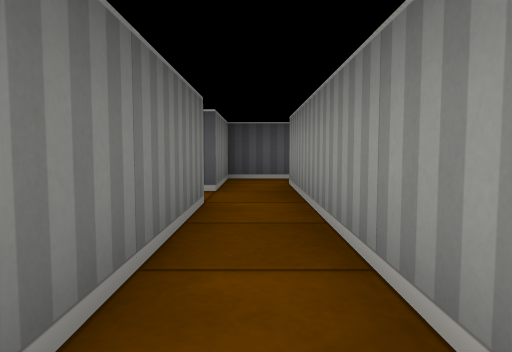
view 1 (above)

14 first-person views from a walk through a cub3D level. The camera is about half as high as the walls, tilts 4° down and sees 70° across. The floor is counted in squares. Each view is taken from the middle of a square. On the plan, view 1 faces up. The plan holds only what a view shows up to about 9 squares ahead; the rest is blank.

view 2
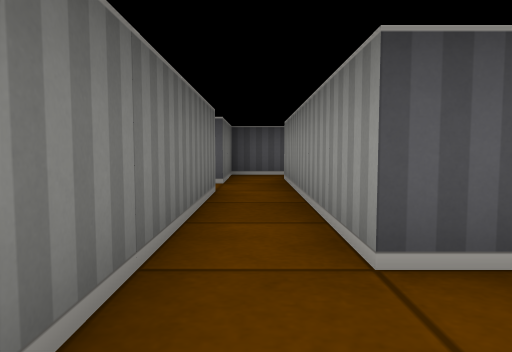

view 3
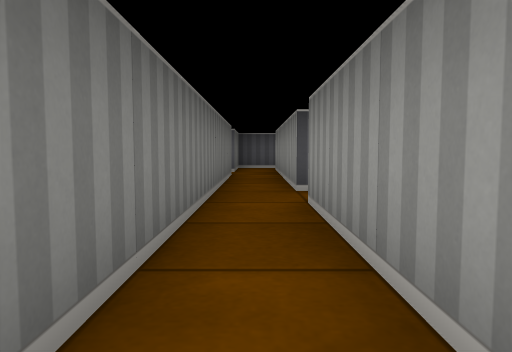

view 4
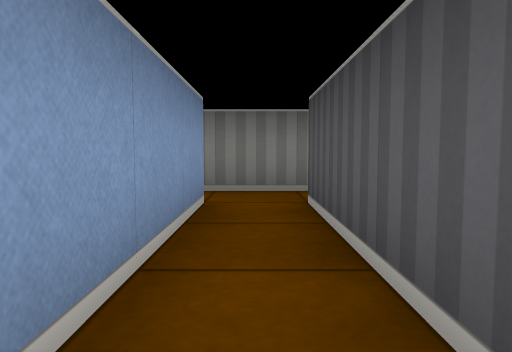

view 5
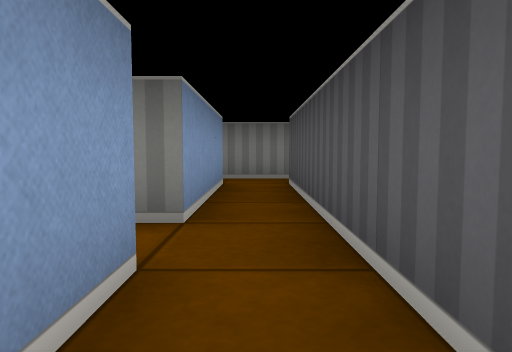

view 6
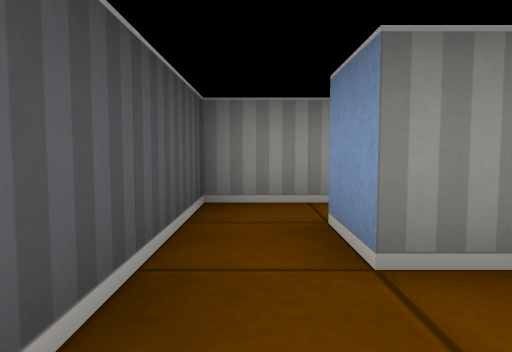

view 7
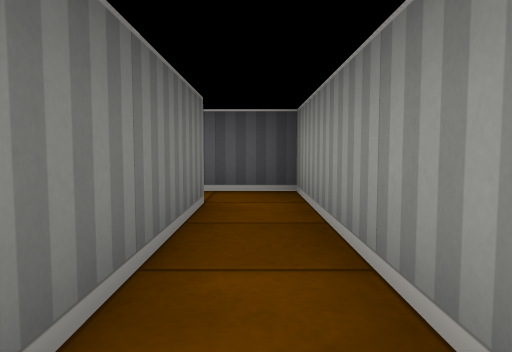

view 8
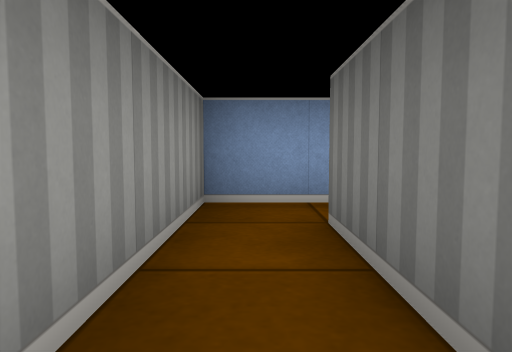

view 9
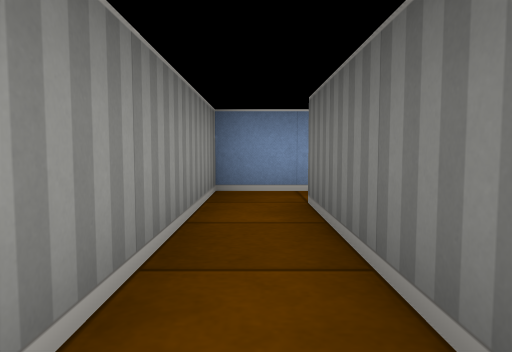

view 10
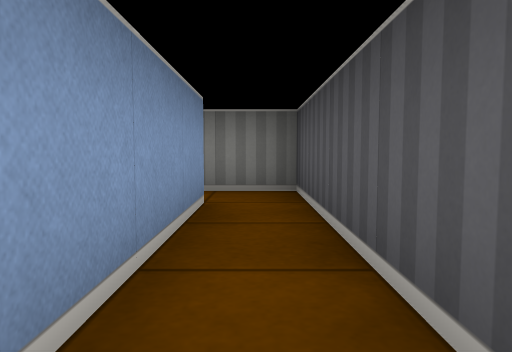

view 11
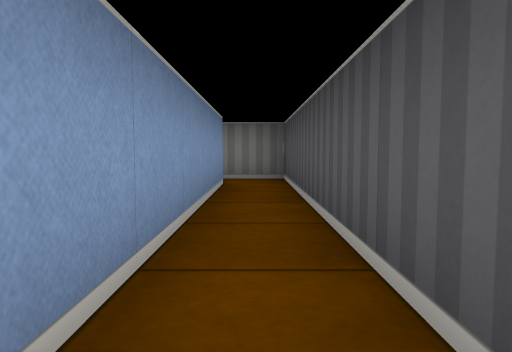

view 12
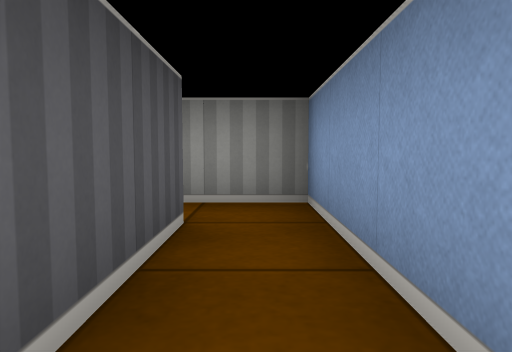

view 13
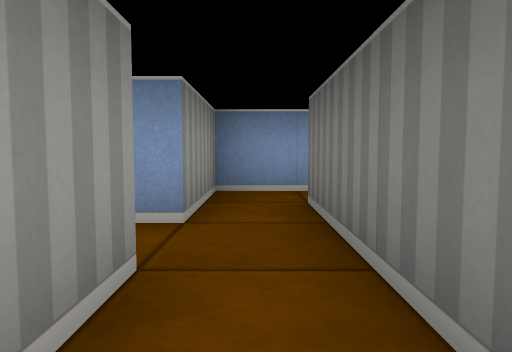

view 14
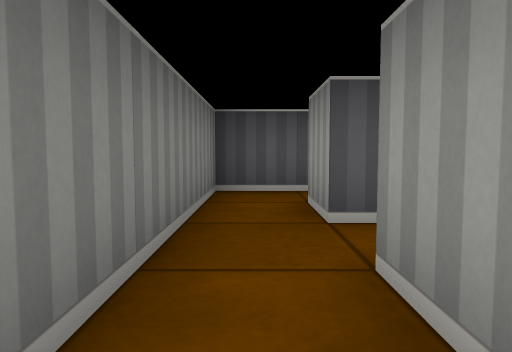

### Floor plan
Ten units are one square. View 1 is at (0, 0); x grows to the right and y downward. Boxes are objects, and circles mark ways between rooms. Rooms are numbered by the first view taken in them; rooms with no view inside come last. Other rooms are left out.
<svg viewBox="-15 -110 90 160">
<path fill="none" stroke="#000" d="M-5 -35 -5 35M-5 -55 -5 -45M45 -5 5 -5 5 -55M-8 45 5 45 5 5 35 5M45 5 55 5 55 35M52 45 65 45 65 -5 45 -5M5 -55 65 -55 65 -75M55 -75 55 -65 -5 -65 -5 -55M68 -105 55 -105 55 -95M55 -95 55 -75M65 -85 65 -95"/>
<circle cx="50" cy="0" r="3" fill="#2a7"/>
<circle cx="0" cy="-50" r="3" fill="#2a7"/>
<circle cx="60" cy="-70" r="3" fill="#2a7"/>
<circle cx="60" cy="-90" r="3" fill="#2a7"/>
<text x="0" y="-10">1</text>
<text x="60" y="20">2</text>
<text x="30" y="-60">3</text>
<text x="70" y="-100">4</text>
<text x="60" y="-90">5</text>
</svg>
Room 1 opens to room 2. Room 1 opens to room 3. Room 3 opens to room 5. Room 4 opens to room 5.

Where each view was taken, in squares from view 1:
view 1: 0 up, 0 right, facing up
view 2: 1 down, 0 right, facing up
view 3: 4 down, 0 right, facing up
view 4: 0 up, 4 right, facing left
view 5: 0 up, 6 right, facing left
view 6: 0 up, 3 right, facing right
view 7: 4 down, 6 right, facing up
view 8: 1 down, 6 right, facing down
view 9: 0 up, 0 right, facing down
view 10: 6 up, 4 right, facing left
view 11: 6 up, 6 right, facing left
view 12: 6 up, 3 right, facing right
view 13: 10 up, 6 right, facing down
view 14: 6 up, 6 right, facing up
